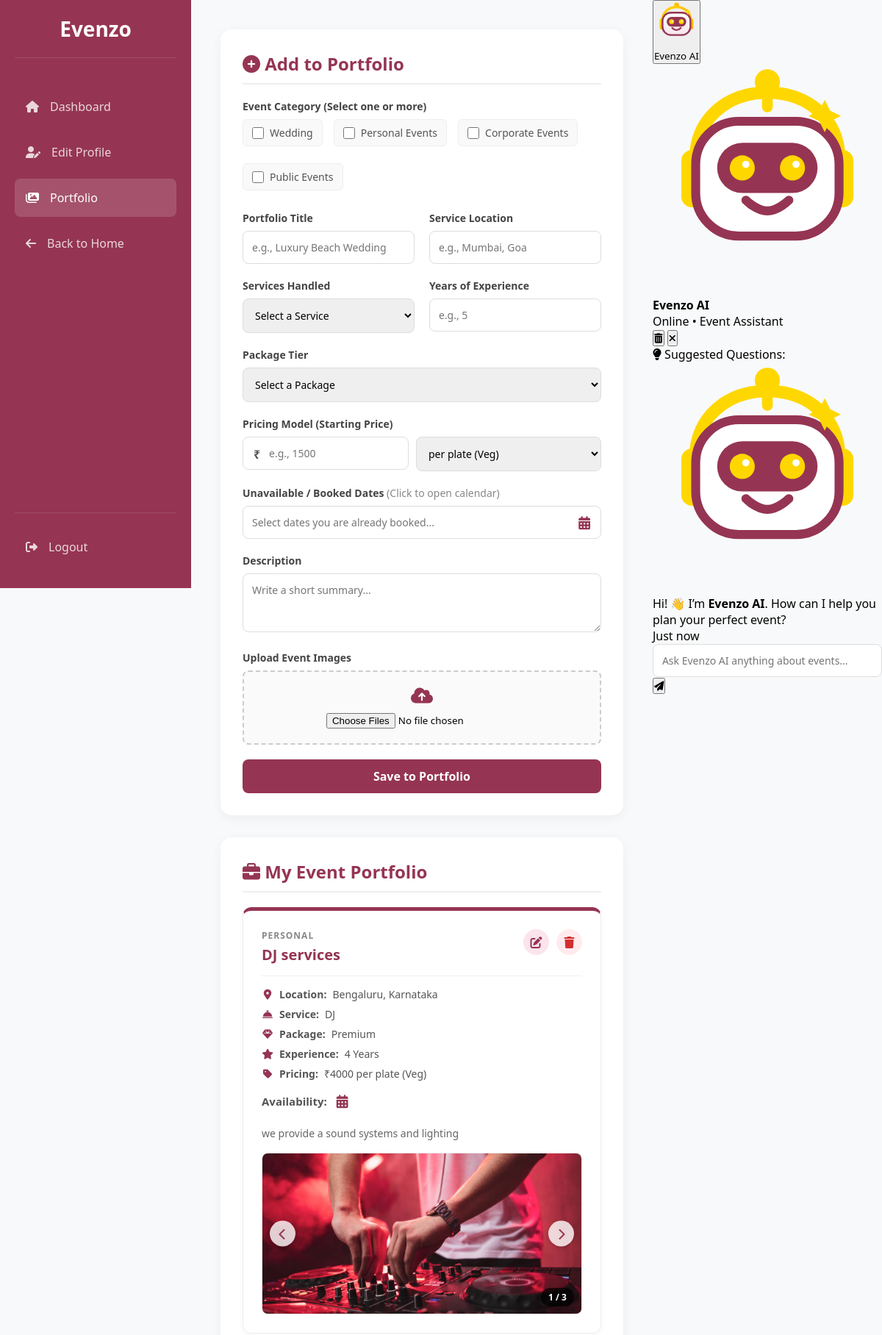
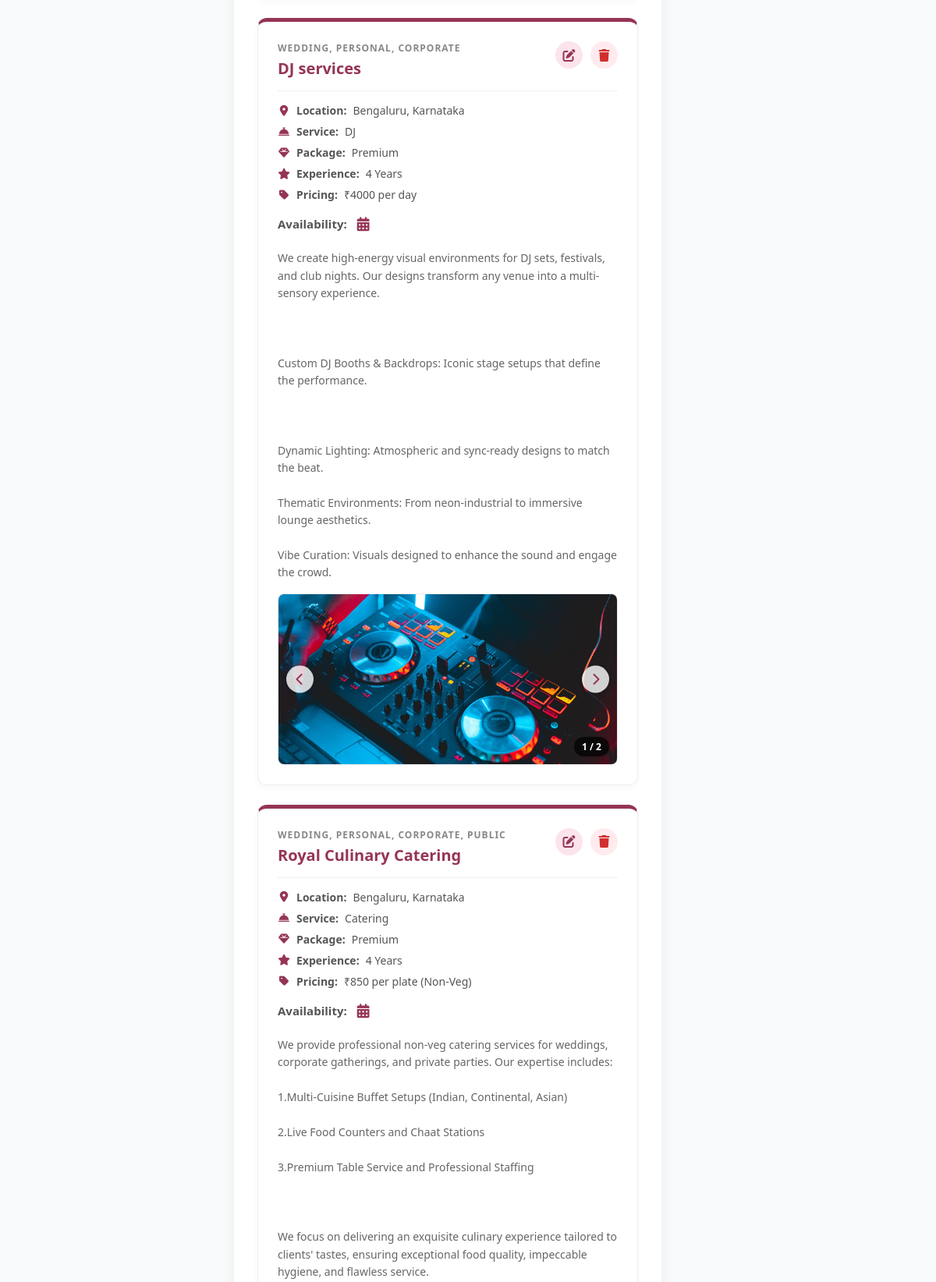
Screenshot of /portfolio (signed in, upper part) with the database file from the repository (2 pictures, top to bottom).
### tables this page shows
CREATE TABLE services (
                id INTEGER PRIMARY KEY AUTOINCREMENT,
                manager_id INTEGER NOT NULL,
                category TEXT,
                service_name TEXT NOT NULL,
                service_location TEXT,       
                services_offered TEXT,       
                experience_years INTEGER,    
                pricing TEXT,                
                images TEXT,                 
                description TEXT, unavailable_dates TEXT, pkg_basic_name TEXT DEFAULT 'Basic (Silver)', pkg_basic_price REAL DEFAULT 0.0, pkg_basic_desc TEXT, pkg_premium_name TEXT DEFAULT 'Premium (Gold)', pkg_premium_price REAL DEFAULT 0.0, pkg_premium_desc TEXT, pkg_luxury_name TEXT DEFAULT 'Luxury (Platinum)', pkg_luxury_price REAL DEFAULT 0.0, pkg_luxury_desc TEXT, package_tier TEXT DEFAULT 'Standard', is_active INTEGER DEFAULT 1,
                FOREIGN KEY (manager_id) REFERENCES users (id) ON DELETE CASCADE
            );

### app.py (the view, shortened to what this page needs)
@app.route('/portfolio', methods=['GET', 'POST'])
def portfolio():
    if 'user_id' not in session or session['role'] != 'eventmanager':
        return redirect(url_for('index'))
    conn = get_db_connection()
    my_services = conn.execute("SELECT * FROM services WHERE manager_id=? ORDER BY id DESC", (session['user_id'],)).fetchall()
    conn.close()
    return render_template('portfolio.html', services=my_services)

### app.py (called while the page is built)
def get_db_connection():
    conn = sqlite3.connect('database.db', timeout=10)
    conn.row_factory = sqlite3.Row
    conn.execute("PRAGMA foreign_keys = ON")
    return conn

### frontend/templates/portfolio.html (shortened to what this page needs)
<!DOCTYPE html>
<html lang="en">
<head>
    <link rel="stylesheet" href="https://cdnjs.cloudflare.com/ajax/libs/font-awesome/6.4.0/css/all.min.css">
    <link rel="stylesheet" href="https://cdn.jsdelivr.net/npm/flatpickr/dist/flatpickr.min.css">
</head>
<body>
    <div class="sidebar">
        <div class="logo">Evenzo</div>
        <nav class="nav-menu">
            <a href="{{ url_for('dashboard') }}" class="nav-item"><i class="fas fa-home"></i> Dashboard</a>
            <a href="{{ url_for('edit_profile') }}" class="nav-item"><i class="fas fa-user-edit"></i> Edit Profile</a>
            <a href="{{ url_for('portfolio') }}" class="nav-item active"><i class="fas fa-images"></i> Portfolio</a>
            <a href="{{ url_for('index') }}" class="nav-item"><i class="fas fa-arrow-left"></i> Back to Home</a>
        </nav>
        <div class="logout-container">
            <a href="{{ url_for('logout') }}" class="nav-item"><i class="fas fa-sign-out-alt"></i> Logout</a>
        </div>
    </div>
    <div class="main-content">
        <div class="card">
            <h2><i class="fas fa-plus-circle"></i> Add to Portfolio</h2>
            <form action="{{ url_for('portfolio') }}" method="POST" enctype="multipart/form-data">
                <div class="form-group">
                    <label>Event Category (Select one or more)</label>
                    <div class="checkbox-group">
                        <label><input type="checkbox" name="category" value="Wedding"> Wedding</label>
                        <label><input type="checkbox" name="category" value="Personal"> Personal Events</label>
                        <label><input type="checkbox" name="category" value="Corporate"> Corporate Events</label>
                        <label><input type="checkbox" name="category" value="Public"> Public Events</label>
                    </div>
                </div>
                <div class="form-grid">
                    <div class="form-group">
                        <label>Portfolio Title</label>
                        <input type="text" name="service_name" placeholder="e.g., Luxury Beach Wedding" required>
                    </div>
                    <div class="form-group">
                        <label>Service Location</label>
                        <input type="text" name="service_location" placeholder="e.g., Mumbai, Goa" required>
                    </div>
                </div>
                <div class="form-grid">
                    <div class="form-group">
                        <label>Services Handled</label>
                        <select name="services_offered" required>
                            <option value="" disabled selected>Select a Service</option>
                        </select>
                    </div>
                    <div class="form-group">
                        <label>Years of Experience</label>
                        <input type="number" name="experience_years" placeholder="e.g., 5" min="0" required>
                    </div>
                </div>
                <div class="form-group">
                    <label>Package Tier</label>
                    <select name="package_tier" required>
                        <option value="" disabled selected>Select a Package</option>
                    </select>
                </div>
                <div class="form-group">
                    <label>Pricing Model (Starting Price)</label>
                    <div style="display: flex; gap: 10px;">
                        <div class="input-with-icon" style="flex: 1;">
                            <span class="currency-symbol">₹</span>
                            <input type="number" name="pricing_amount" placeholder="e.g., 1500" min="0" required>
                        </div>
                        <select name="pricing_unit" style="flex: 1;" required>
                            <option value="per plate (Veg)">per plate (Veg)</option>
                        </select>
                    </div>
                </div>
                <div class="form-group">
                    <label>Unavailable / Booked Dates <span style="color:#888; font-weight:normal;">(Click to open calendar)</span></label>
                    <div style="position: relative; display: flex; align-items: center;">
                        <input type="text" name="unavailable_dates" class="date-picker" placeholder="Select dates you are already booked..." style="background: #fff; cursor: pointer; padding-right: 40px;" readonly>
                    </div>
                </div>
                <div class="form-group">
                    <label>Description</label>
                    <textarea name="description" placeholder="Write a short summary..." required></textarea>
                </div>
                <div class="form-group">
                    <label>Upload Event Images</label>
                    <div class="file-upload-box">
                        <i class="fas fa-cloud-upload-alt" style="font-size: 24px; color: var(--primary); margin-bottom: 10px;"></i><br>
                        <input type="file" name="event_images" accept="image/*" multiple required>
                    </div>
                </div>
                <button type="submit" class="btn-submit">Save to Portfolio</button>
            </form>
        </div>
        <div class="card">
            <h2><i class="fas fa-briefcase"></i> My Event Portfolio</h2>
            {% if services %}
                <div class="services-grid">
                    {% for service in services %}
                    <div class="service-item">
                        <div class="service-header">
                            <div class="service-title-area">
                                <div class="s-category">{{ service.category }}</div>
                                <div class="s-title">{{ service.service_name }}</div>
                            </div>
                            <div class="action-icons">
                                <i class="fas fa-edit edit-icon"
                                   title="Edit this item"
                                   data-id="{{ service.id }}"
                                   data-category="{{ service.category }}"
                                   data-title="{{ service.service_name }}"
                                   data-location="{{ service.service_location }}"
                                   data-services="{{ service.services_offered }}"
                                   data-experience="{{ service.experience_years }}"
                                   data-package="{{ service.package_tier }}"
                                   data-pricing="{{ service.pricing }}"
                                   data-description="{{ service.description }}"
                                   data-images="{{ service.images }}"
                                   data-unavailable="{{ service.unavailable_dates if service.unavailable_dates else '' }}"
                                   onclick="openEditModal(this)"></i>
                                <i class="fas fa-trash delete-icon" title="Delete this item" onclick="confirmDelete('{{ service.id }}')"></i>
                            </div>
                        </div>
                        <div class="s-detail"><i class="fas fa-map-marker-alt"></i> <strong>Location:</strong> {{ service.service_location }}</div>
                        <div class="s-detail"><i class="fas fa-concierge-bell"></i> <strong>Service:</strong> {{ service.services_offered }}</div>
                        <div class="s-detail"><i class="fas fa-gem"></i> <strong>Package:</strong> {{ service.package_tier }}</div>
                        <div class="s-detail"><i class="fas fa-star"></i> <strong>Experience:</strong> {{ service.experience_years }} Years</div>
                        <div class="s-detail"><i class="fas fa-tag"></i> <strong>Pricing:</strong> ₹{{ service.pricing }}</div>
                        <div class="s-detail" style="margin-top: 10px; font-size: 15px;">
                            <strong>Availability:</strong>
                            <i class="fas fa-calendar-alt" style="color: var(--primary); cursor: pointer; font-size: 18px; margin-left: 5px; transition: 0.2s;" title="Click to view blocked dates" onmouseover="this.style.transform='scale(1.1)'" onmouseout="this.style.transform='scale(1)'" onclick="toggleCardCalendar('{{ service.id }}')"></i>
                        </div>
                        <p style="font-size: 14px; color: #666; margin-top: 15px; line-height: 1.6; white-space: pre-wrap;">{{ service.description }}</p>
                        {% if service.images %}
                            {% set imgs = service.images.strip(',').split(',') %}
                            {% set clean_imgs = imgs | reject('equalto', '') | list %}
                            {% if clean_imgs|length > 0 %}
                                <div class="inline-slider-wrapper" id="slider-{{ service.id }}" data-images="{{ clean_imgs | join(',') }}">
                                    <img src="{{ url_for('uploaded_file', filename=clean_imgs[0]) }}" class="inline-slider-img" id="img-{{ service.id }}" onclick="viewImage(this.src)" title="Click to expand">
                                    {% if clean_imgs|length > 1 %}
                                        <button class="inline-slider-btn inline-prev" onclick="slideInline('{{ service.id }}', -1)"><i class="fas fa-chevron-left"></i></button>
                                        <button class="inline-slider-btn inline-next" onclick="slideInline('{{ service.id }}', 1)"><i class="fas fa-chevron-right"></i></button>
                                        <div class="inline-counter"><span id="counter-{{ service.id }}">1</span> / {{ clean_imgs|length }}</div>
                                    {% endif %}
                                </div>
                            {% endif %}
                        {% endif %}
                    </div>
                    {% endfor %}
                </div>
            {% else %}
                <p style="color: #888; font-style: italic; text-align: center; padding: 20px;">You haven't added any events to your portfolio yet.</p>
            {% endif %}
        </div>
    </div>
    {% include 'chatbot_widget.html' %}
</body>
</html>

### rows the page displays
services: category "PERSONAL", service_name "DJ services", service_location "Bengaluru, Karnataka", services_offered "DJ", package_tier "Premium", experience_years "4", pricing "4000 per plate (Veg)", description "we provide a sound systems and lighting", shows a picture
services: category "WEDDING, PERSONAL, CORPORATE", service_name "DJ services", service_location "Bengaluru, Karnataka", services_offered "DJ", package_tier "Premium", experience_years "4", pricing "4000 per day", description "We create high-energy visual environments for DJ sets, festivals, and club nights. Our designs transform any venue into a multi-sensory experience. Custom DJ Booths & Backdrops: Iconic stage setups that define the performance. Dynamic Lighting: Atmospheric and sync-ready designs to match the beat. Thematic Environments: From neon-industrial to immersive lounge aesthetics. Vibe Curation: Visuals designed to enhance the sound and engage the crowd.", shows a picture
services: category "WEDDING, PERSONAL, CORPORATE, PUBLIC", service_name "Royal Culinary Catering", service_location "Bengaluru, Karnataka", services_offered "Catering", package_tier "Premium", experience_years "4", pricing "850 per plate (Non-Veg)", description "We provide professional non-veg catering services for weddings, corporate gatherings, and private parties. Our expertise includes: 1.Multi-Cuisine Buffet Setups (Indian, Continental, Asian) 2.Live Food Counters and Chaat Stations 3.Premium Table Service and Professional Staffing We focus on delivering an exquisite culinary experience tailored to clients' tastes, ensuring exceptional food quality, impeccable hygiene, and flawless service."
